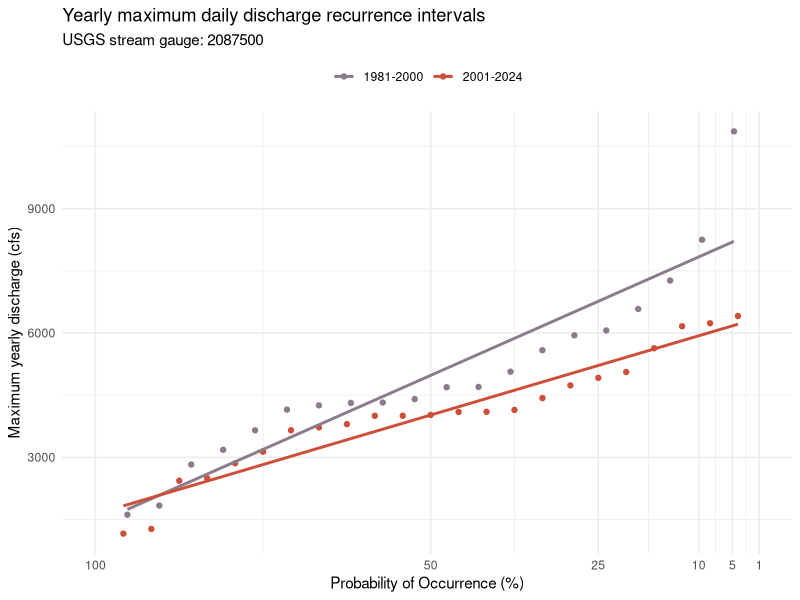
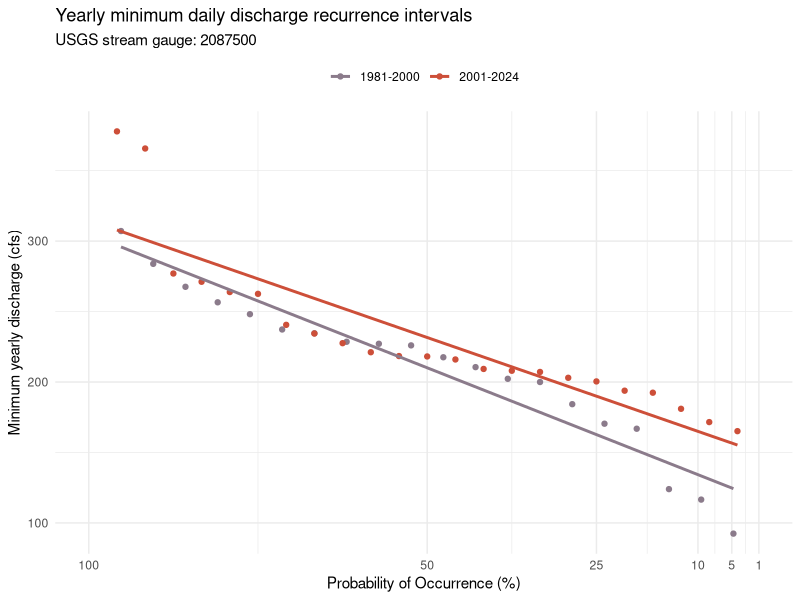

These charts were generated, in order, by the following R code:
## ---- chunk 1
# load packages
library(readxl)
library(dplyr)
library(tidyverse)
library(zoo)
library(ggplot2)
library(knitr)
library(tidyr)


# read in raw data
Falls_raw <- read_csv("Data/neuse_river_at_falls_02087183_daily_flow_updated.csv", 
    col_types = cols(site_no = col_factor(levels = c("2087183")), 
        Date = col_date(format = "%m/%d/%Y")),
    na = "NA")

Clayton_raw <- read_csv("Data/neuse_river_at_clayton_02087500_daily_flow_updated.csv", 
    col_types = cols(site_no = col_factor(levels = c("2087500")), 
        Date = col_date(format = "%m/%d/%Y")), 
    na = "NA")
## ---- chunk 2
summary(Clayton_raw)
sum(Clayton_raw$daily_mean_discharge_cfs == 0)
tail(Clayton_raw)
## ---- chunk 3

# create column of weekly average 
Clayton_1981_2023 <- Clayton_raw %>% 
  filter(year >= 1981 & year <= 2023) %>% 
  mutate(weekly_avg_Q_cfs = rollmean(daily_mean_discharge_cfs,
                               k= 7, fill= NA, align = "right")) %>% 
   mutate(Timeframe = as.factor(ifelse(year>=2001,"2001-2024","1981-2000")))

# find yearly maximum
Clayton_yearly_max <- Clayton_1981_2023 %>% 
  slice(-1, -2, -3, -4, -5, -6) %>% #skip first three rows bc NA
  group_by(year, Timeframe) %>% 
  summarize(yearly_max_Q_cfs = max(weekly_avg_Q_cfs))

# Rank yearly maximums
# split up rankings by time period, before and after intake design
Clayton_max_recurrence2 <- Clayton_yearly_max %>% 
  filter(Timeframe == '1981-2000') %>% 
  arrange(desc(yearly_max_Q_cfs))

Clayton_max_recurrence_81_2000 <- Clayton_max_recurrence2 %>% 
  ungroup() %>% 
  mutate(
    Rank = rank(-yearly_max_Q_cfs),
    weibull_return = ((n()+1)/Rank),
    #weibull_return_24_year = weibull_return_24hr/12,
    weibull_percent_likelihood=(1/weibull_return)*100,
    #weibull_percent_likelihood_yr=(1/weibull_return_24_year)*100,
    log_prob_occurence_weibull = log(weibull_percent_likelihood)
  )

Clayton_max_recurrence3 <- Clayton_yearly_max %>% 
  filter(Timeframe == '2001-2024') %>% 
  arrange(desc(yearly_max_Q_cfs))

Clayton_max_recurrence_2001_2024 <- Clayton_max_recurrence3 %>% 
  ungroup() %>% 
  mutate(
    Rank = rank(-yearly_max_Q_cfs),
    weibull_return = ((n()+1)/Rank),
    #weibull_return_24_year = weibull_return_24hr/12,
    weibull_percent_likelihood=(1/weibull_return)*100,
    #weibull_percent_likelihood_yr=(1/weibull_return_24_year)*100,
    log_prob_occurence_weibull = log(weibull_percent_likelihood)
  )

# Combine the two dataframes
Clayton_max_recurrence_combined <- bind_rows(
  Clayton_max_recurrence_81_2000,
  Clayton_max_recurrence_2001_2024
)

# find yearly minimums
Clayton_yearly_min <- Clayton_1981_2023 %>% 
  slice(-1, -2, -3, -4, -5, -6) %>% #skip first three rows bc NA
  group_by(year, Timeframe) %>% 
  summarize(yearly_min_Q_cfs = min(weekly_avg_Q_cfs))

# Rank yearly minimums, lowest to highest
# split up rankings by time period, before and after intake design
Clayton_min_recurrence4 <- Clayton_yearly_min %>% 
  filter(Timeframe == '1981-2000') %>% 
  arrange(yearly_min_Q_cfs)

Clayton_min_recurrence_81_2000 <- Clayton_min_recurrence4 %>% 
  ungroup() %>% 
  mutate(
    Rank = rank(yearly_min_Q_cfs),
    weibull_return = ((n()+1)/Rank),
    #weibull_return_24_year = weibull_return_24hr/12,
    weibull_percent_likelihood=(1/weibull_return)*100,
    #weibull_percent_likelihood_yr=(1/weibull_return_24_year)*100,
    log_prob_occurence_weibull = log(weibull_percent_likelihood)
  )

Clayton_min_recurrence5 <- Clayton_yearly_min %>% 
  filter(Timeframe == '2001-2024') %>% 
  arrange(yearly_min_Q_cfs)

Clayton_min_recurrence_2001_2024 <- Clayton_min_recurrence5 %>% 
  ungroup() %>% 
  mutate(
    Rank = rank(yearly_min_Q_cfs),
    weibull_return = ((n()+1)/Rank),
    #weibull_return_24_year = weibull_return_24hr/12,
    weibull_percent_likelihood=(1/weibull_return)*100,
    #weibull_percent_likelihood_yr=(1/weibull_return_24_year)*100,
    log_prob_occurence_weibull = log(weibull_percent_likelihood)
  )

# Combine the two dataframes
Clayton_min_recurrence_combined <- bind_rows(
  Clayton_min_recurrence_81_2000,
  Clayton_min_recurrence_2001_2024
)

## ---- chunk 4
# Plotting maximum recurrence intervals in the two time periods

Maximum_recurrence <- Clayton_max_recurrence_combined %>%
  ggplot(aes(x = weibull_percent_likelihood, 
             y = yearly_max_Q_cfs, 
             color = Timeframe)) +
  geom_point() +
  geom_smooth(method = "lm", se = FALSE) +
  labs(x = "Probability of Occurrence (%)", 
       y = "Maximum yearly discharge (cfs)", 
       title = "Yearly maximum daily discharge recurrence intervals",
       subtitle = "USGS stream gauge: 2087500",
       color = NULL) +
  theme_minimal() +
  scale_color_manual(values = c("thistle4", "tomato3"))+
  scale_x_log10(
    trans = "reverse",  
    limits = c(100, 1),  
    breaks = c(100, 50, 25, 10, 5, 1),  
    labels = c(100, 50, 25, 10, 5, 1)
  )+ 
  theme(legend.position = "top")

Maximum_recurrence

## ---- chunk 5
# Plotting minimum recurrence intervals in the two time periods
Minimum_recurrence <- Clayton_min_recurrence_combined %>%
  ggplot(aes(x = weibull_percent_likelihood, 
             y = yearly_min_Q_cfs, 
             color = Timeframe)) +
  geom_point() +
  geom_smooth(method = "lm", se = FALSE) +
  labs(x = "Probability of Occurrence (%)", 
       y = "Minimum yearly discharge (cfs)", 
       title = "Yearly minimum daily discharge recurrence intervals",
       subtitle = "USGS stream gauge: 2087500",
       color = NULL) +
  theme_minimal() +
  scale_color_manual(values = c("thistle4", "tomato3"))+
  scale_x_log10(
    trans = "reverse",  
    limits = c(100, 1),  
    breaks = c(100, 50, 25, 10, 5, 1),  
    labels = c(100, 50, 25, 10, 5, 1)
  )+ 
  theme(legend.position = "top")

Minimum_recurrence
## ---- chunk 6
# Extract the probability of occurrence for 10,25,50,100 year max flood events 
# Define probabilities of occurrence
probabilities <- c(1, 2, 4, 10)

# Create an empty list to store results
results <- list()

# Step 1: Loop through each timeframe and fit models
for (tf in levels(Clayton_max_recurrence_combined$Timeframe)) {
  
  # Filter data for the current timeframe
  data_subset <-Clayton_max_recurrence_combined %>% 
    filter(Timeframe == tf)
  
  # Step 2: Fit a linear model
  model <- lm(yearly_max_Q_cfs ~ weibull_percent_likelihood, data = data_subset)
  
  # Step 3: Create a new data frame for predictions
  new_data <- data.frame(weibull_percent_likelihood = probabilities)
  
  # Step 4: Make predictions using the model
  predicted_discharge <- predict(model, newdata = new_data)
  
  # Step 5: Combine the predictions with the corresponding prob and timeframe
  predicted_results <- data.frame(
    Probability = probabilities,
    Timeframe = tf,
    Predicted_discharge = predicted_discharge)
  
  # Step 6: Store the results in the list
  results[[tf]] <- predicted_results
}

# Step 7: Combine all results into a single data frame
final_results_max <- bind_rows(results)

# Display the predicted precipitation for each timeframe
print(final_results_max)
